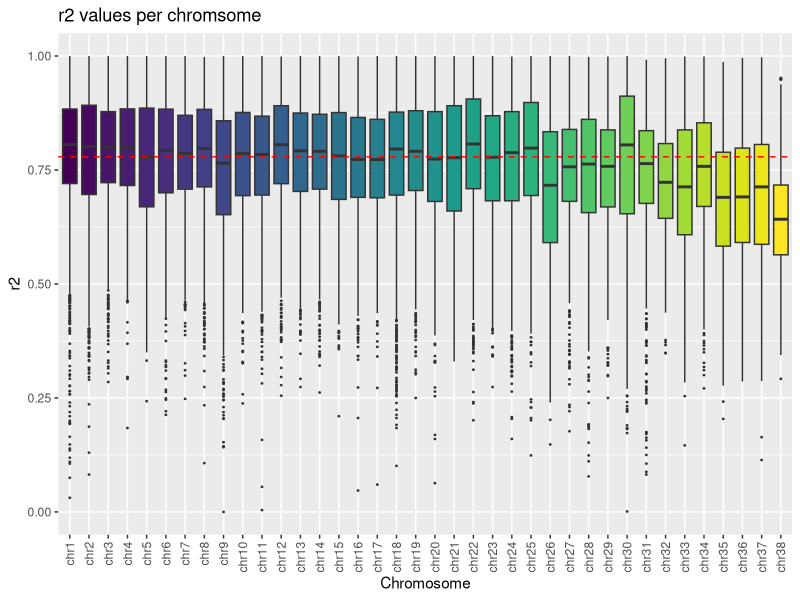
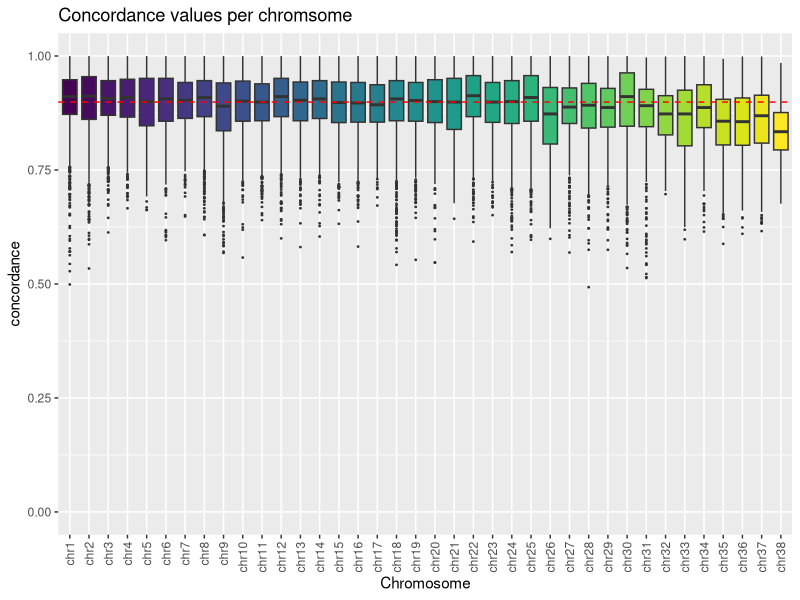
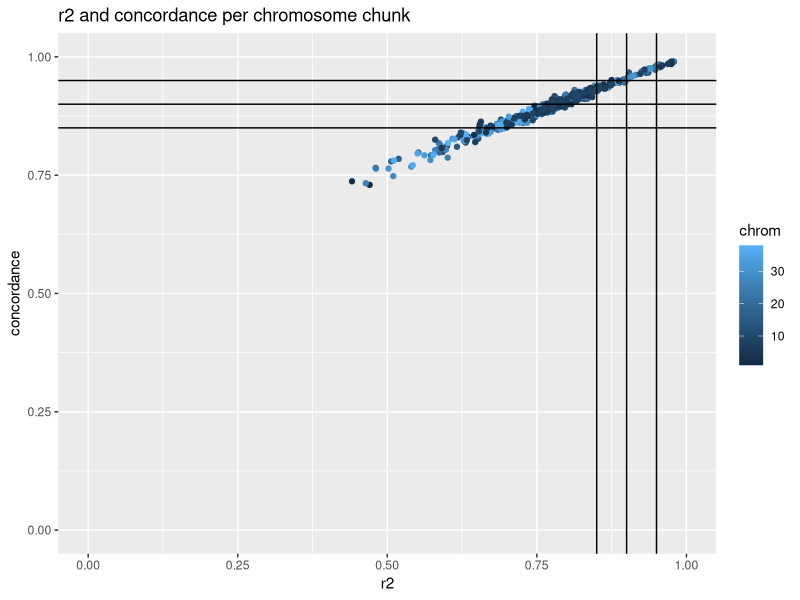
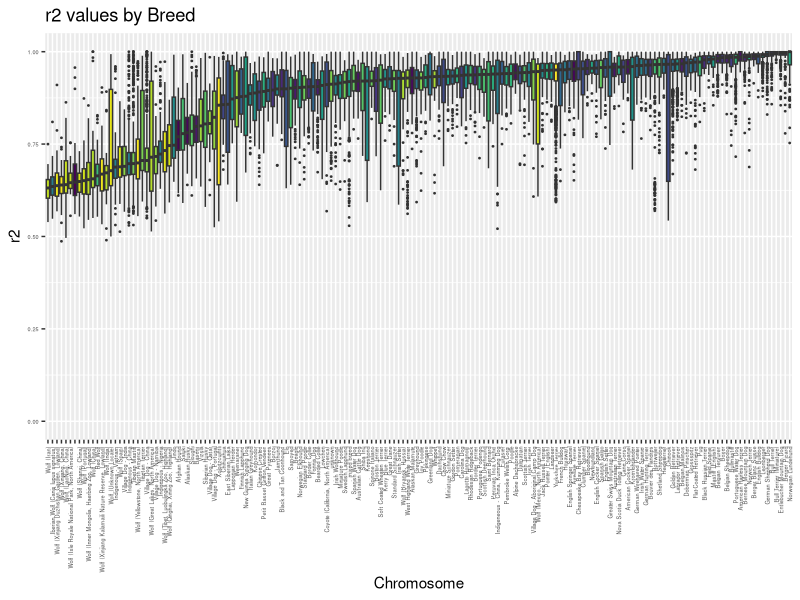

R code for these plots, in order:
## ---- chunk 1
knitr::opts_chunk$set(echo = TRUE, warning = FALSE, message = FALSE)
## ---- chunk 2
library(gtools)
library(ggplot2)
library(viridisLite)
library(viridis)
## ---- chunk 3
data <- read.table("all_stats_by_chr.txt",header=FALSE,sep="\t")
colnames(data)=c("chr","pos","maf","info","concordance","r2")
data$chr <- paste0("chr",data$chr)
data <- data[mixedorder(data$chr),]

data$chr <- factor(data$chr,levels = mixedsort(unique(data$chr)),ordered = TRUE)

my_colours <- viridisLite::viridis(length(levels(data$chr)))


p <- ggplot(data, aes(x=chr, y=r2, fill=chr)) + scale_fill_manual(values = my_colours) + geom_boxplot(outlier.size=0.3) + theme(axis.text.x = element_text(angle = 90, vjust = 0.5, hjust=1)) + ggtitle("r2 values per chromsome") + xlab("Chromosome") + geom_hline(yintercept=median(data$r2), linetype="dashed", color = "red") + theme(legend.position="none") + coord_cartesian(ylim = c(0, 1.0))
p

p <- ggplot(data, aes(x=chr, y=concordance, fill=chr)) + scale_fill_manual(values = my_colours) + geom_boxplot(outlier.size=0.3) + theme(axis.text.x = element_text(angle = 90, vjust = 0.5, hjust=1)) + ggtitle("Concordance values per chromsome") + xlab("Chromosome") + geom_hline(yintercept=median(data$concordance), linetype="dashed", color = "red") + theme(legend.position="none") + coord_cartesian(ylim = c(0, 1.0))
p
## ---- chunk 4
data_chunk <- read.table("all_stats_by_chunk.txt",header=T,sep="\t")

ggplot(data_chunk, aes(x = r2_med, y = con_med, color = chrom)) +
  geom_point()  + coord_cartesian(ylim = c(0, 1.0),xlim = c(0, 1.0)) + ggtitle("r2 and concordance per chromosome chunk") +
  xlab("r2") + ylab("concordance") + geom_hline(yintercept = c(0.85, 0.9, 0.95)) +
  geom_vline(xintercept = c(0.85, 0.9, 0.95)) 

## ---- chunk 5
data_ind <- read.table("all_stats_by_individual.txt",header=FALSE,sep="\t")
colnames(data_ind)=c("chr","no","i","type","breed","sex","concordance","r2")
data_ind$breed=as.factor(data_ind$breed)
my_colours_breed <- viridisLite::viridis(length(levels(data_ind$breed)))

p <- ggplot(data_ind, aes(reorder(breed, r2, FUN=median), y = r2, fill=breed)) + scale_fill_manual(values = my_colours_breed) + geom_boxplot(outlier.size=0.3) + theme(axis.text.x = element_text(angle = 90, vjust = 0.5, hjust=1)) + theme(legend.text = element_text(size = 2)) + ggtitle("r2 values by Breed") + xlab("Chromosome") + theme(legend.key.size = unit(0.3, 'cm')) + theme(legend.position="none") + theme(axis.text=element_text(size=4)) + coord_cartesian(ylim = c(0, 1.0))
p
